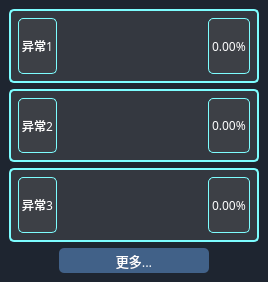
  <widget class="QDockWidget" name="dockWidget_4">
   <property name="minimumSize">
    <size>
     <width>268</width>
     <height>282</height>
    </size>
   </property>
   <property name="maximumSize">
    <size>
     <width>524287</width>
     <height>300</height>
    </size>
   </property>
   <property name="font">
    <font>
     <family>黑体</family>
    </font>
   </property>
   <property name="mouseTracking">
    <bool>true</bool>
   </property>
   <property name="autoFillBackground">
    <bool>false</bool>
   </property>
   <property name="styleSheet">
    <string notr="true">background-color:rgb(26, 29, 37);
color:rgb(255,255,255);</string>
   </property>
   <property name="windowTitle">
    <string>警报历史</string>
   </property>
   <attribute name="dockWidgetArea">
    <number>2</number>
   </attribute>
   <widget class="QWidget" name="dockWidgetContents_4">
    <property name="styleSheet">
     <string notr="true">background-color: rgb(30, 37, 48);</string>
    </property>
    <layout class="QVBoxLayout" name="verticalLayout_3">
     <item>
      <widget class="QWidget" name="widget_3" native="true">
       <property name="styleSheet">
        <string notr="true">background-color: rgba(68, 70, 74, 150);border-radius:5px;border-color: rgb(125, 253, 255);border-width:2px;border-style:solid;color:rgb(255, 255, 255);</string>
       </property>
       <layout class="QHBoxLayout" name="horizontalLayout_41">
        <item>
         <layout class="QHBoxLayout" name="horizontalLayout_7">
          <item>
           <widget class="QLabel" name="label_18">
            <property name="minimumSize">
             <size>
              <width>0</width>
              <height>30</height>
             </size>
            </property>
            <property name="maximumSize">
             <size>
              <width>16777215</width>
              <height>80</height>
             </size>
            </property>
            <property name="font">
             <font>
              <family>黑体</family>
             </font>
            </property>
            <property name="styleSheet">
             <string notr="true">border-width:1px;</string>
            </property>
            <property name="text">
             <string>异常1</string>
            </property>
           </widget>
          </item>
          <item>
           <spacer name="horizontalSpacer_8">
            <property name="orientation">
             <enum>Qt::Horizontal</enum>
            </property>
            <property name="sizeHint" stdset="0">
             <size>
              <width>40</width>
              <height>20</height>
             </size>
            </property>
           </spacer>
          </item>
          <item>
           <widget class="QLabel" name="label_19">
            <property name="font">
             <font>
              <family>黑体</family>
             </font>
            </property>
            <property name="styleSheet">
             <string notr="true">border-width:1px;</string>
            </property>
            <property name="text">
             <string>0.00%</string>
            </property>
           </widget>
          </item>
         </layout>
        </item>
       </layout>
      </widget>
     </item>
     <item>
      <widget class="QWidget" name="widget_4" native="true">
       <property name="styleSheet">
        <string notr="true">background-color: rgba(68, 70, 74, 150);border-radius:5px;border-color: rgb(125, 253, 255);border-width:2px;border-style:solid;color:rgb(255, 255, 255);</string>
       </property>
       <layout class="QHBoxLayout" name="horizontalLayout_42">
        <item>
         <layout class="QHBoxLayout" name="horizontalLayout_10">
          <item>
           <widget class="QLabel" name="label_24">
            <property name="minimumSize">
             <size>
              <width>0</width>
              <height>30</height>
             </size>
            </property>
            <property name="maximumSize">
             <size>
              <width>16777215</width>
              <height>80</height>
             </size>
            </property>
            <property name="font">
             <font>
              <family>黑体</family>
             </font>
            </property>
            <property name="styleSheet">
             <string notr="true">border-width:1px;</string>
            </property>
            <property name="text">
             <string>异常2</string>
            </property>
           </widget>
          </item>
          <item>
           <spacer name="horizontalSpacer_11">
            <property name="orientation">
             <enum>Qt::Horizontal</enum>
            </property>
            <property name="sizeHint" stdset="0">
             <size>
              <width>40</width>
              <height>20</height>
             </size>
            </property>
           </spacer>
          </item>
          <item>
           <widget class="QLabel" name="label_25">
            <property name="font">
             <font>
              <family>黑体</family>
             </font>
            </property>
            <property name="styleSheet">
             <string notr="true">border-width:1px;</string>
            </property>
            <property name="text">
             <string>0.00%</string>
            </property>
           </widget>
          </item>
         </layout>
        </item>
       </layout>
      </widget>
     </item>
     <item>
      <widget class="QWidget" name="widget_5" native="true">
       <property name="styleSheet">
        <string notr="true">background-color: rgba(68, 70, 74, 150);border-radius:5px;border-color: rgb(125, 253, 255);border-width:2px;border-style:solid;color:rgb(255, 255, 255);</string>
       </property>
       <layout class="QHBoxLayout" name="horizontalLayout_43">
        <item>
         <layout class="QHBoxLayout" name="horizontalLayout_11">
          <item>
           <widget class="QLabel" name="label_26">
            <property name="minimumSize">
             <size>
              <width>0</width>
              <height>30</height>
             </size>
            </property>
            <property name="maximumSize">
             <size>
              <width>16777215</width>
              <height>80</height>
             </size>
            </property>
            <property name="font">
             <font>
              <family>黑体</family>
             </font>
            </property>
            <property name="styleSheet">
             <string notr="true">border-width:1px;</string>
            </property>
            <property name="text">
             <string>异常3</string>
            </property>
           </widget>
          </item>
          <item>
           <spacer name="horizontalSpacer_12">
            <property name="orientation">
             <enum>Qt::Horizontal</enum>
            </property>
            <property name="sizeHint" stdset="0">
             <size>
              <width>40</width>
              <height>20</height>
             </size>
            </property>
           </spacer>
          </item>
          <item>
           <widget class="QLabel" name="label_27">
            <property name="font">
             <font>
              <family>黑体</family>
             </font>
            </property>
            <property name="styleSheet">
             <string notr="true">border-width:1px;</string>
            </property>
            <property name="text">
             <string>0.00%</string>
            </property>
           </widget>
          </item>
         </layout>
        </item>
       </layout>
      </widget>
     </item>
     <item>
      <layout class="QHBoxLayout" name="horizontalLayout_40">
       <item>
        <spacer name="horizontalSpacer_17">
         <property name="orientation">
          <enum>Qt::Horizontal</enum>
         </property>
         <property name="sizeHint" stdset="0">
          <size>
           <width>40</width>
           <height>20</height>
          </size>
         </property>
        </spacer>
       </item>
       <item>
        <widget class="QPushButton" name="pushButton">
         <property name="minimumSize">
          <size>
           <width>150</width>
           <height>25</height>
          </size>
         </property>
         <property name="maximumSize">
          <size>
           <width>150</width>
           <height>16777215</height>
          </size>
         </property>
         <property name="font">
          <font>
           <family>黑体</family>
           <pointsize>10</pointsize>
          </font>
         </property>
         <property name="styleSheet">
          <string notr="true">background-color: rgb(65, 97, 136);border-radius:5px;</string>
         </property>
         <property name="inputMethodHints">
          <set>Qt::ImhDate</set>
         </property>
         <property name="text">
          <string>更多...</string>
         </property>
        </widget>
       </item>
       <item>
        <spacer name="horizontalSpacer_28">
         <property name="orientation">
          <enum>Qt::Horizontal</enum>
         </property>
         <property name="sizeHint" stdset="0">
          <size>
           <width>40</width>
           <height>20</height>
          </size>
         </property>
        </spacer>
       </item>
      </layout>
     </item>
    </layout>
   </widget>
  </widget>
